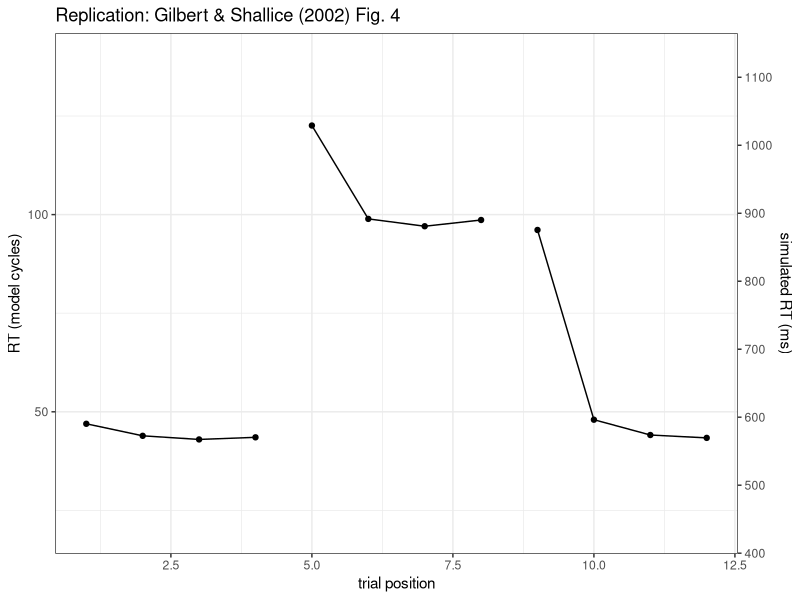

Source code (R): (Note: this script raises an error after producing the figure.)

rm (list=ls())

library(ggplot2) # for graphs
#library(pastecs) # for descriptive statistics
library(reshape2) # for transform
#library (plyr)
                                        # library(lsr) # for etaSquared

imageDirectory <- file.path(Sys.getenv("HOME"), "Dropbox", "PhD", "Thesis", "replication")

# 
labels.data = c("p1", "p2", "p3", "p4", "p5", "p6", "p7", "p8", "p9", "p10", "p11", "p12")


fig4data.rt <- read.delim("fig4_rts.txt", header=FALSE, sep=c("", ":"), col.names=labels.data)
fig4data.errors <- read.delim("fig4_errors.txt", header=FALSE, sep=c("", ":"), col.names=labels.data)

fig4data.rt$block <- seq(from=1, by=1, to=nrow(fig4data.rt))
fig4data.errors$block <- seq(from=1, by=1, to=nrow(fig4data.rt))



fig4data.rt.long <- melt(fig4data.rt, id.vars = "block",
                         variable.name = "trial.position",
                         value.name = "RT")
fig4data.errors.long <- melt(fig4data.errors,
                             id.vars = "block",
                             variable.name = "trial.position",
                             value.name = "error.rate")

idtask <- function (position) {
    if (as.numeric(position) < 5) {
        return (1)
    } else if (as.numeric(position) < 9) {
        return (2)
    } else {
        return (3)
    }
}

                                        # convert p1, p2 etc. into numeric position
fig4data.rt.long$trial.position <- as.numeric(gsub('p', '', fig4data.rt.long$trial.position))
fig4data.errors.long$trial.position <- as.numeric(gsub('p', '', fig4data.rt.long$trial.position))

# assign task (1, 2) for drawing group lines to match the figure
fig4data.rt.long$task <- sapply (fig4data.rt.long$trial.position, idtask)
fig4data.errors.long$task <- sapply (fig4data.rt.long$trial.position, idtask)
    
replication.fig4<- ggplot (fig4data.rt.long,  aes(x=trial.position, y=RT, group=task))
replication.fig4 +
    coord_cartesian(ylim=c(20, 140)) +
    stat_summary(fun.y = mean, geom = "line", position = "dodge") +
    stat_summary(fun.y = mean, geom = "point") +
        stat_summary(fun.data = mean_cl_boot,
                     geom = "errorbar",
                     # position = position_dodge(width = 0.2),
                     width = 0.2) + 
    labs (x = "trial position", y = "Simulated RT (Cycles)") +
    ggtitle("Replication: Gilbert & Shallice (2002) Fig. 4") +
    theme_bw() + theme (legend.position="bottom") + 
    scale_colour_grey(start = 0.1, end = 0.4) +
    scale_y_continuous( name= "RT (model cycles)",
       sec.axis = sec_axis(~ . * 5.8 +  318, # transformed sec axis to perform regression equation
       name="simulated RT (ms)",
       breaks = c(400, 500, 600, 700, 800, 900, 1000, 1100), 
       labels = c("400", "500", "600", "700", "800", "900", "1000", "1100")))


imageFile <- file.path("~/Dropbox/PhD/Thesis/replication/", "fig4_replicated_10000.png")
ggsave(filename=imageFile, width = 120, height = 800, units = "mm")


replication.fig4.errors<- ggplot (fig4data.errors.long,  aes(x=trial.position, y=1-error.rate, group=task))
replication.fig4.errors +
    stat_summary(fun.y = mean, geom = "line", position = "dodge") +
    stat_summary(fun.y = mean, geom = "point") +
        stat_summary(fun.data = mean_cl_boot,
                     geom = "errorbar",
                     # position = position_dodge(width = 0.2),
                     width = 0.2) + 
      labs (x = "trial position", y = "Simulated RT (Cycles)") +
          ggtitle("Replication: Gilbert & Shallice (2002) Fig. 4")

imageFile <- file.path("~/Dropbox/PhD/Thesis/replication/", "fig4_errors_replicated_10000.png")
ggsave(filename=imageFile, width = 120, height = 800, units = "mm")
